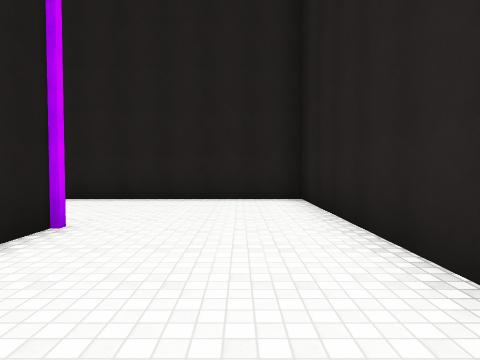
[1] (above)

24 first-person views from a walk through a Unity game level. The camera is 1.4 m above the floor, tilts 2° down and sees 75° across. The floor is counted in squares, 2 m on a side. Each view is taken from the middle of a square. On the plan, view 1 faces up. The plan holds only what a view shows up to about 10 squares ahead; the rest is blank. The place goes on beyond the plan. The player character is not drawn. Surface patterns are stand-ins for the level's own textures.

[2]
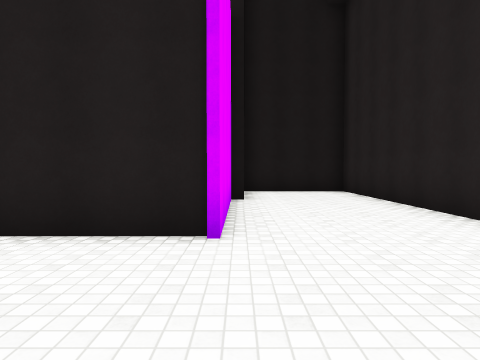

[3]
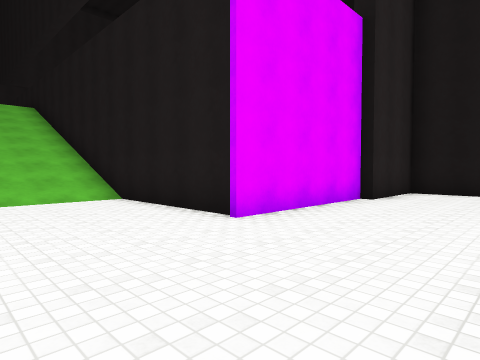

[4]
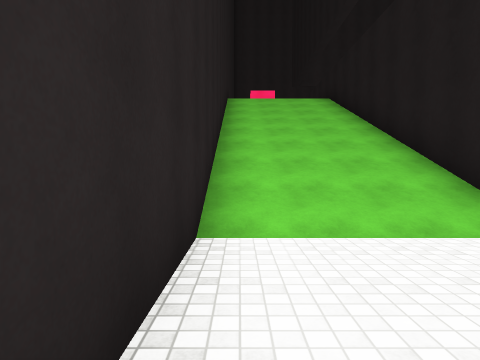

[5]
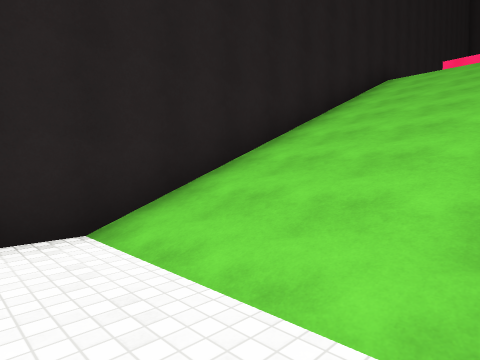

[6]
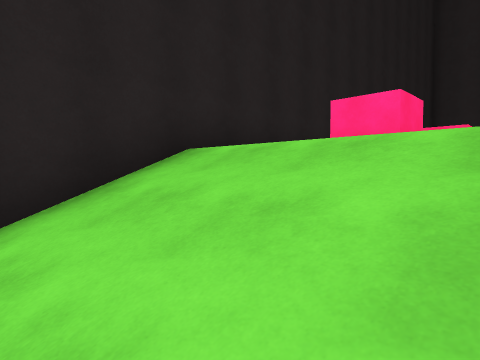

[7]
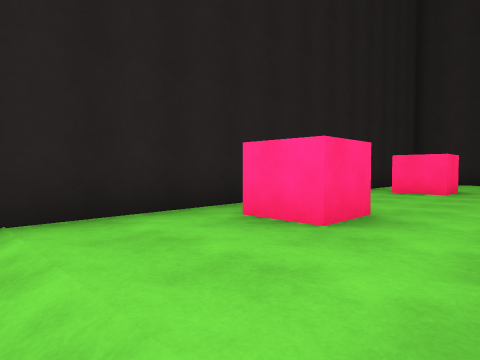

[8]
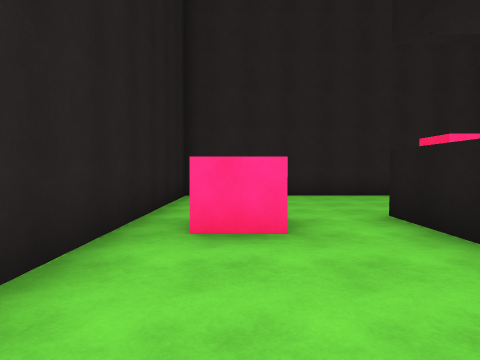

[9]
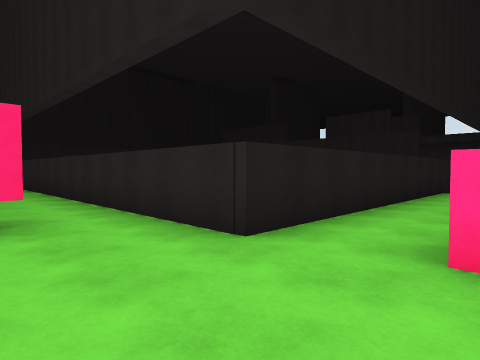

[10]
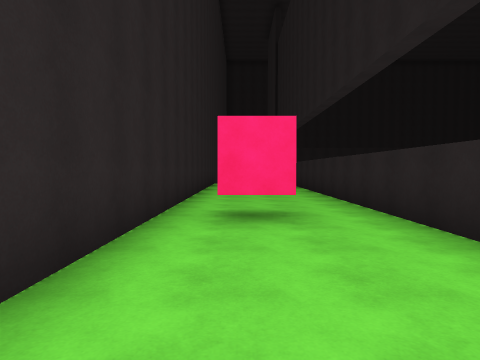

[11]
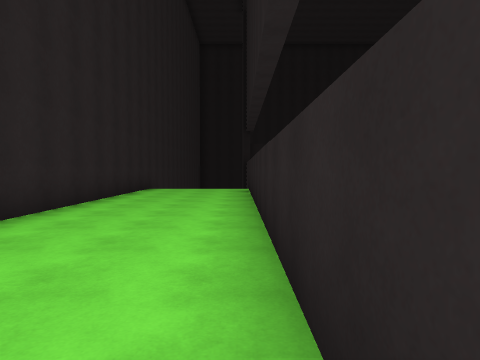

[12]
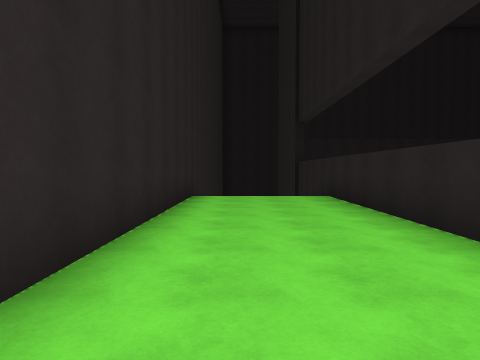

[13]
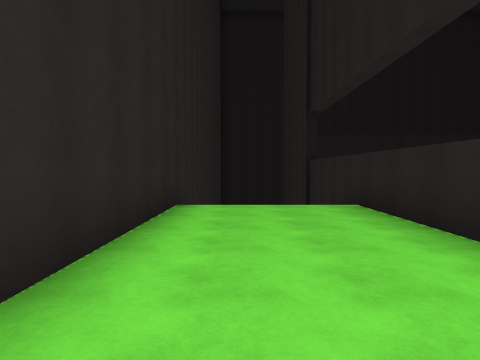

[14]
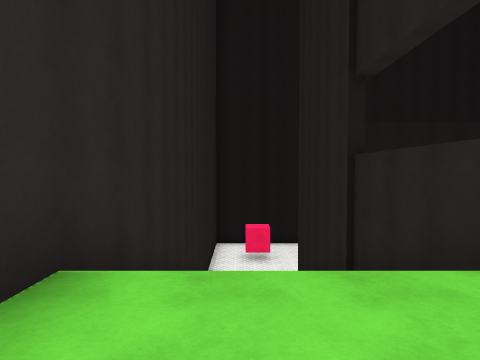

[15]
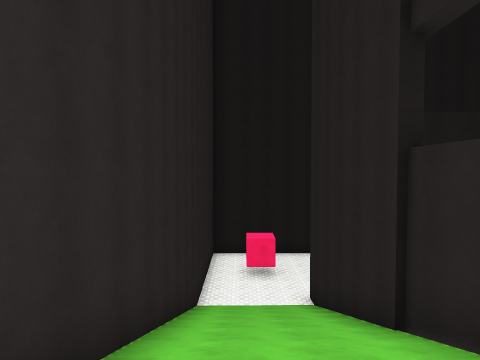

[16]
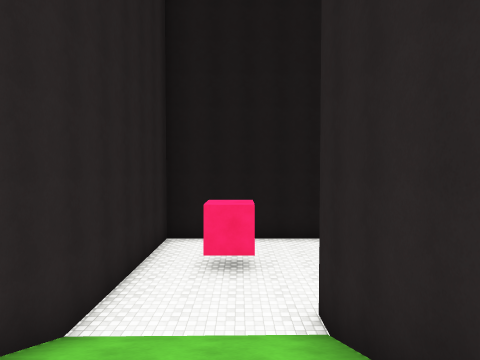

[17]
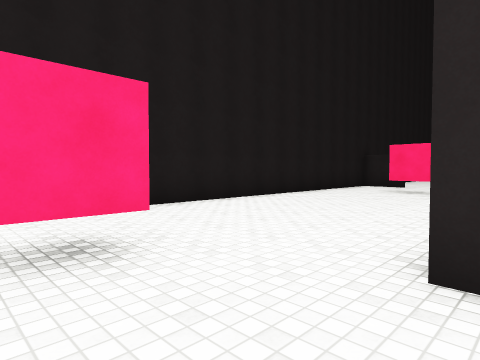

[18]
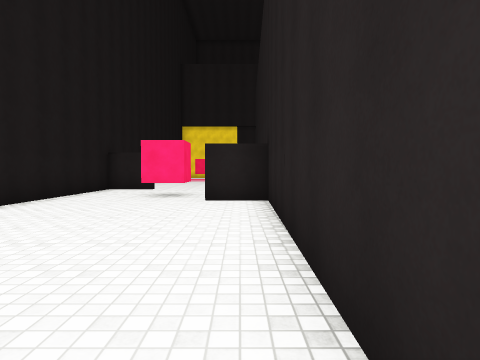

[19]
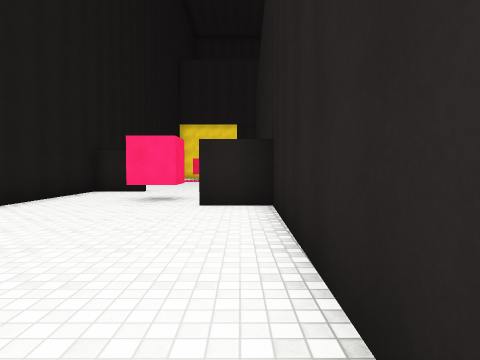

[20]
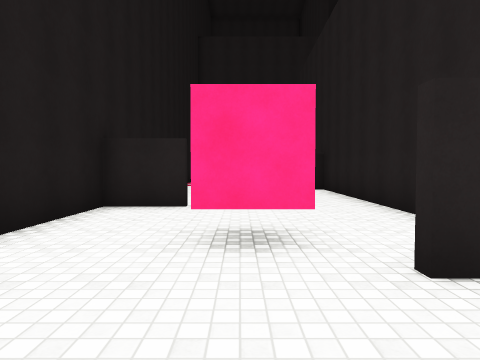

[21]
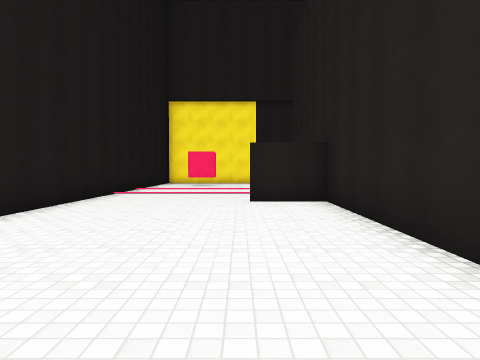

[22]
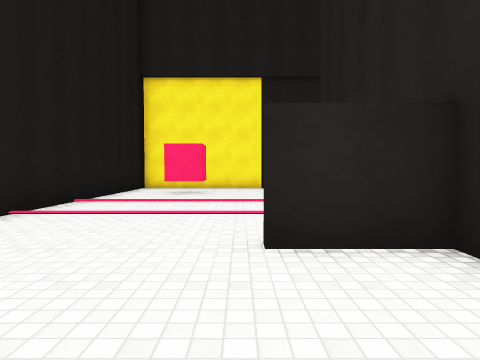

[23]
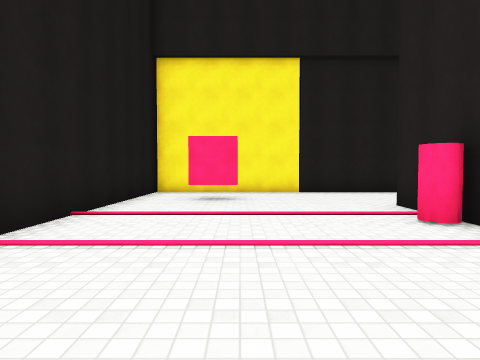

[24]
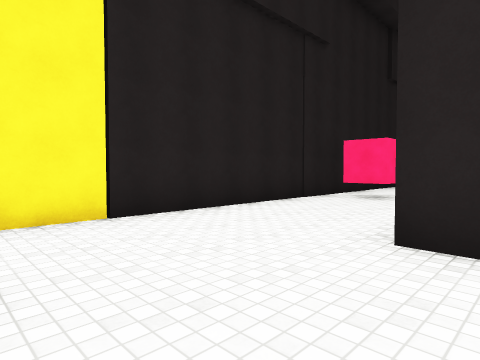

### Floor plan
Key: @ floor where view 1 was taken; # wall or solid block; . main floor; : floor 6.5 m higher than the main floor; / step, stairs or slope; O other object.
Columns run from 30 left of view 1 to 2 right of it. Each row starts with its distance up from view 1.
  8 #############        ############
  7 #.............       #..........#
  6 #..........O..       #..........#
  5 #.OO.......          #..........#
  4 #.....#              ###........#
  3 #.....#                 ####....#
  2 #.....O                    #....#
  1 #.....                     #....#
  0 #.....                     #..@.#
 -1 #....##                    #////#
 -2 #.....#                    #////#
 -3 #.....#                    #////#
 -4  .....#                    #////#
 -5  .....#                    #////#
 -6 ##....#                    #////#
 -7 #.....#                    #////#
 -8 #.....                     #////#
 -9 #..O..                     #::::#
-10 #....##                    #::::#
-11 #.....#                    #::O:#
-12 #.....#                    #::::#
-13 #.....#                    #::::#
-14 #.....#                    #::::#
-15 #.....#                    #::::#
-16 #.....######################::O:#
-17 #.....//////////::::::::::::::::#
-18 #..O..///////  /::::::::::::::::#
-19 #.....///////  /:::::::::O::::::#
-20 #......//////  /::::::::::::::::#
-21 ###############################

Where each view was taken, in squares from view 1:
view 1: 0 up, 0 right, facing up
view 2: 4 up, 1 right, facing left
view 3: 7 up, 1 right, facing down-left
view 4: 3 up, 1 right, facing down
view 5: 1 up, 2 left, facing down-right
view 6: 6 down, 2 left, facing down-right
view 7: 8 down, 2 left, facing down-right
view 8: 12 down, 0 right, facing down
view 9: 19 down, 0 right, facing up-left
view 10: 19 down, 0 right, facing left
view 11: 17 down, 4 left, facing left
view 12: 19 down, 7 left, facing left
view 13: 19 down, 9 left, facing left
view 14: 19 down, 13 left, facing left
view 15: 19 down, 15 left, facing left
view 16: 18 down, 20 left, facing left
view 17: 19 down, 24 left, facing up-left
view 18: 17 down, 25 left, facing up
view 19: 16 down, 25 left, facing up
view 20: 12 down, 27 left, facing up
view 21: 8 down, 26 left, facing up
view 22: 4 down, 26 left, facing up
view 23: 2 down, 27 left, facing up
view 24: 3 up, 27 left, facing up-right
